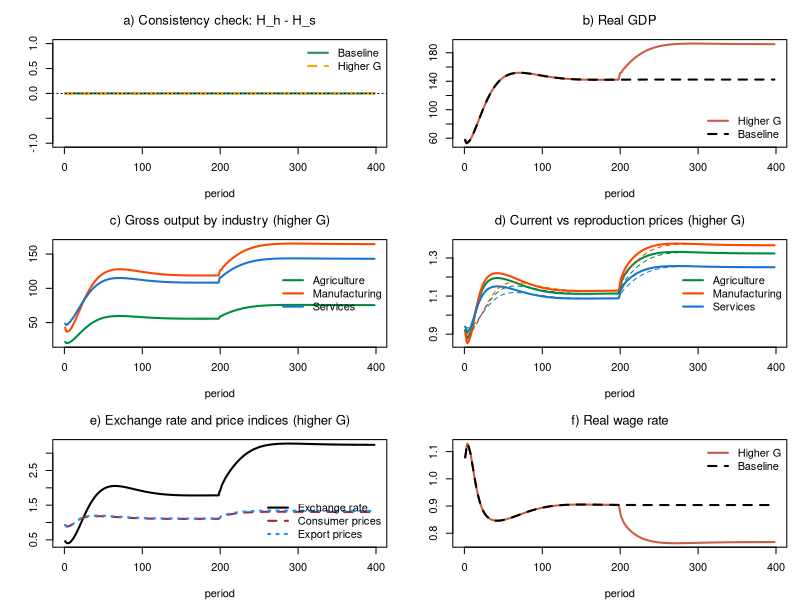

This chart was generated by the following R code:
# *************************************************************************
#  Model IO-OPENSBM, Sraffa-like prices (3 industries)
#  Model IO-OPENSBM with cost-plus (Sraffa-like) prices, imported inputs priced at the exchange rate
#  Sources: Godley & Lavoie, Monetary Economics, chapters 4, 7 and 12;
#           foreign-sector set-up as in the OPENSIMPLEST model;
#           IO treatment of trade and price equations as in Canelli et al. (2026)
#  Author: Marco Veronese Passarella
#  Last change: 20/11/2026
# *************************************************************************

# Clear environment
rm(list = ls(all = TRUE))

# Set model parameters ####
nPeriods    <- 400         # Periods (longer: the price-exchange-rate loop converges slowly)
nScenarios  <- 2           # 1 baseline, 2 higher government spending
shockStart  <- 201         # Period at which the shock hits
alpha10     <- 0.68        # Propensity to consume out of disposable income: autonomous component
alpha11     <- 4           # Propensity to consume out of disposable income: sensitivity to the interest rate
alpha2      <- 0.1         # Propensity to consume out of wealth
lambda10    <- 0.15        # Portfolio: autonomous share of domestic bills
lambda11    <- 1           # Portfolio: sensitivity of domestic bills to domestic rate
lambda12    <- 1           # Portfolio: sensitivity of domestic bills to foreign rate
lambda20    <- 0.1         # Portfolio: autonomous share of foreign bills
lambda21    <- 1           # Portfolio: sensitivity of foreign bills to domestic rate (= lambda12)
lambda22    <- 1           # Portfolio: sensitivity of foreign bills to foreign rate
lambdac     <- 0.2         # Cash to (lagged) consumption ratio
theta       <- 0.2         # Average tax rate on income
delta       <- 0.1         # Depreciation rate
gamma       <- 0.1         # Speed of adjustment of capital to its target
kappaj      <- c(0.8, 1.3, 0.3)       # Target capital-gross output ratios by industry (agriculture, manufacturing, services)

# Input-output parameters ####
nIndustries <- 3           # Industries (agriculture, manufacturing, services)
pr          <- c(3.5, 5, 2.2)         # Labour productivity by industry
betaC       <- c(0.15, 0.35, 0.50)    # Consumption shares by industry
betaI       <- c(0.20, 0.50, 0.30)    # Investment shares by industry
betaG       <- c(0.10, 0.30, 0.60)    # Government spending shares by industry
chi         <- c(0.20, 0.60, 0.20)    # Export shares by industry
psiC        <- c(0.20, 0.40, 0.05)    # Import content of consumption by industry
psiI        <- c(0.10, 0.40, 0.05)    # Import content of investment by industry
psiG        <- c(0.05, 0.10, 0.02)    # Import content of government spending by industry
A  <- matrix(c(0.11, 0.12, 0.10,      # Domestic technical coefficients
               0.21, 0.22, 0.20,      # (row: supplying industry; column: using industry)
               0.15, 0.18, 0.10), nrow = nIndustries, byrow = TRUE)
Am <- matrix(c(0.01, 0.005, 0.005,    # Imported input coefficients
               0.02, 0.03,  0.01,
               0.005, 0.005, 0.01), nrow = nIndustries, byrow = TRUE)
Leontief <- solve(diag(nIndustries) - A)   # (I - A)^-1, computed once (A is constant)
wbar        <- 1           # Nominal wage rate (uniform across industries)
mup0        <- c(0.3, 0.4, 0.3)       # Normal mark-ups on intermediate costs by industry
mup1        <- 0.2         # Sensitivity of mark-ups to the gap between actual and normal output
phiN        <- 0.1         # Speed of adjustment of normal output to actual output
pf          <- c(1, 1, 1)             # Foreign prices of imported goods (foreign currency)
lab         <- 1 / pr                 # Labour coefficients by industry
MkN         <- diag((1 + kappaj * delta) * (1 + mup0))  # Normal mark-up factors (incl. capital-cost component)
p0 <- as.vector((t(pf) %*% Am %*% MkN + wbar * lab) %*% solve(diag(nIndustries) - A %*% MkN))  # Base-period prices, used to normalise
eps0        <- log(0.1)    # Export equation: constant
eps1        <- 0.8         # Export equation: elasticity to relative prices
eps2        <- 1           # Export equation: elasticity to foreign income
mu0         <- log(0.2)    # Import equation: constant (m = 0.2*y when xr = 1)
mu1         <- 0.8         # Import equation: elasticity to relative prices
mu2         <- 1           # Import equation: elasticity to domestic income
Gbase       <- 20          # Real government spending (baseline)
Gshock      <- 25          # Real government spending (scenario 2)
psi         <- 1           # Fiscal rule: share of the extra interest bill offset by lower spending
rbar        <- 0.02        # Fiscal rule: reference interest rate
phixr       <- 3           # Speed of exchange-rate adjustment to the current account
maxIter     <- 1000        # Maximum number of iterations per period
tol         <- 1e-12       # Convergence tolerance

# Create the variables as matrices [scenario, period], all starting at zero ####

# A) Households
YD    <- matrix(0, nScenarios, nPeriods)  # Disposable income (regular)
CG    <- matrix(0, nScenarios, nPeriods)  # Capital gains on foreign bills
C     <- matrix(0, nScenarios, nPeriods)  # Consumption (nominal)
alpha1<- matrix(0, nScenarios, nPeriods)  # Propensity to consume out of disposable income
Cr    <- matrix(0, nScenarios, nPeriods)  # Consumption (real)
V     <- matrix(0, nScenarios, nPeriods)  # Net wealth
H_h   <- matrix(0, nScenarios, nPeriods)  # Cash held by households
B_h   <- matrix(0, nScenarios, nPeriods)  # Domestic bills held by households
BF_h  <- matrix(0, nScenarios, nPeriods)  # Foreign bills held by households (foreign currency)
M_h   <- matrix(0, nScenarios, nPeriods)  # Bank deposits held by households

# B) Firms
Y     <- matrix(0, nScenarios, nPeriods)  # GDP (nominal)
Yr    <- matrix(0, nScenarios, nPeriods)  # GDP (real)
WB    <- matrix(0, nScenarios, nPeriods)  # Wage bill
FD    <- matrix(0, nScenarios, nPeriods)  # Distributed profits of firms
N     <- matrix(0, nScenarios, nPeriods)  # Employment
I     <- matrix(0, nScenarios, nPeriods)  # Gross investment (nominal)
Ir    <- matrix(0, nScenarios, nPeriods)  # Gross investment (real)
K     <- matrix(0, nScenarios, nPeriods)  # Capital stock (real)
KT    <- matrix(0, nScenarios, nPeriods)  # Target capital stock (real)
DA    <- matrix(0, nScenarios, nPeriods)  # Depreciation (real)
AF    <- matrix(0, nScenarios, nPeriods)  # Amortisation funds (nominal)
L_d   <- matrix(0, nScenarios, nPeriods)  # Demand for bank loans

# Industry-level variables as arrays [scenario, period, industry] ####
d     <- array(0, dim = c(nScenarios, nPeriods, nIndustries))  # Final demand (domestic + imported)
d_pat <- array(0, dim = c(nScenarios, nPeriods, nIndustries))  # Import content of final demand (pattern)
d_im  <- array(0, dim = c(nScenarios, nPeriods, nIndustries))  # Final demand met by imports
d_dom <- array(0, dim = c(nScenarios, nPeriods, nIndustries))  # Final demand met by domestic production
x     <- array(0, dim = c(nScenarios, nPeriods, nIndustries))  # Gross output
im_int<- array(0, dim = c(nScenarios, nPeriods, nIndustries))  # Intermediate imports
Nz    <- array(0, dim = c(nScenarios, nPeriods, nIndustries))  # Employment by industry
p     <- array(1, dim = c(nScenarios, nPeriods, nIndustries))  # Current unit prices (normalised)
pS    <- array(1, dim = c(nScenarios, nPeriods, nIndustries))  # Reproduction (Sraffa) prices (normalised)
mup   <- array(0, dim = c(nScenarios, nPeriods, nIndustries))  # Current mark-ups
xN    <- array(0, dim = c(nScenarios, nPeriods, nIndustries))  # Normal (potential) output

# Price indices ####
p_c   <- matrix(1, nScenarios, nPeriods)  # Consumer price index
p_i   <- matrix(1, nScenarios, nPeriods)  # Price of investment goods
p_g   <- matrix(1, nScenarios, nPeriods)  # Price of government purchases
p_x   <- matrix(1, nScenarios, nPeriods)  # Export price
p_m   <- matrix(1, nScenarios, nPeriods)  # Import price (domestic currency)
p_y   <- matrix(1, nScenarios, nPeriods)  # GDP deflator

# C) Banks
L_s   <- matrix(0, nScenarios, nPeriods)  # Supply of bank loans
M_s   <- matrix(0, nScenarios, nPeriods)  # Supply of bank deposits
B_b   <- matrix(0, nScenarios, nPeriods)  # Bills held by banks (if < 0, CB advances)
FB    <- matrix(0, nScenarios, nPeriods)  # Bank profits (distributed to households)

# D) Government and central bank
TAX   <- matrix(0, nScenarios, nPeriods)  # Taxes
PSBR  <- matrix(0, nScenarios, nPeriods)  # Public sector borrowing requirement
B_s   <- matrix(0, nScenarios, nPeriods)  # Domestic bills supplied by government
B_cb  <- matrix(0, nScenarios, nPeriods)  # Domestic bills held by central bank
F_cb  <- matrix(0, nScenarios, nPeriods)  # Central bank profits
H_s   <- matrix(0, nScenarios, nPeriods)  # Cash supplied by central bank

# E) Rest of the World
X     <- matrix(0, nScenarios, nPeriods)  # Exports (nominal)
Xr    <- matrix(0, nScenarios, nPeriods)  # Exports (real)
IM    <- matrix(0, nScenarios, nPeriods)  # Imports (nominal)
IMr   <- matrix(0, nScenarios, nPeriods)  # Imports (real)
TB    <- matrix(0, nScenarios, nPeriods)  # Trade balance
CA    <- matrix(0, nScenarios, nPeriods)  # Current account
NETFA <- matrix(0, nScenarios, nPeriods)  # Net foreign assets of domestic economy
B_w   <- matrix(0, nScenarios, nPeriods)  # Domestic bills held by RoW

# Exogenous variables as matrices (so they can take scenario-specific shocks) ####
Gr0 <- matrix(Gbase, nScenarios, nPeriods)  # Real government spending, exogenous component
Gr  <- matrix(Gbase, nScenarios, nPeriods)  # Real government spending
G   <- matrix(0,     nScenarios, nPeriods)  # Nominal government spending
rb  <- matrix(0.02,  nScenarios, nPeriods)  # Interest rate on domestic bills (policy rate)
rm  <- matrix(0.02,  nScenarios, nPeriods)  # Interest rate on deposits
rl  <- matrix(0.02,  nScenarios, nPeriods)  # Interest rate on loans
rw  <- matrix(0.02,  nScenarios, nPeriods)  # Interest rate on foreign bills
yw  <- matrix(200,   nScenarios, nPeriods)  # Foreign income
xr  <- matrix(1,     nScenarios, nPeriods)  # Nominal exchange rate (domestic price of foreign currency), flexible

# Loop over scenarios ####
for (j in 1:nScenarios) {

  # Time loop
  for (i in 2:nPeriods) {

    # Shocks ####
    if (i >= shockStart && j == 2) Gr0[j, i] <- Gshock        # higher government spending

    # Solve the SIMULTANEOUS equations by iteration
    for (iter in 1:maxIter) {
      check0 <- c(Y[j, i], V[j, i], p_c[j, i], xr[j, i])    # Values at the previous iteration

      # A) HOUSEHOLDS ####
      YD[j, i]   = WB[j, i] + FD[j, i] - TAX[j, i] +
        rb[j, i - 1] * B_h[j, i - 1] + rm[j, i - 1] * M_h[j, i - 1] +
        rw[j, i - 1] * BF_h[j, i - 1] * xr[j, i] + FB[j, i]                  # Disposable income (1)
      CG[j, i]   = (xr[j, i] - xr[j, i - 1]) * BF_h[j, i - 1]               # Capital gains (2)
      TAX[j, i]  = theta * (WB[j, i] + FD[j, i] + FB[j, i] + rb[j, i - 1] * B_h[j, i - 1] + rm[j, i - 1] * M_h[j, i - 1] +
        rw[j, i - 1] * BF_h[j, i - 1] * xr[j, i])                            # Taxes on household income (3)
      V[j, i]    = V[j, i - 1] + (YD[j, i] - C[j, i]) + CG[j, i]                # Wealth accumulation (4)
      alpha1[j, i] = alpha10 - alpha11 * rb[j, i - 1]               # Propensity to consume and interest rate (5)
      Cr[j, i]   = alpha1[j, i] * YD[j, i] / p_c[j, i] +
        alpha2 * V[j, i - 1] / p_c[j, i]                                   # Consumption, real (6)
      C[j, i]    = p_c[j, i] * Cr[j, i]                                     # Consumption, nominal (7)
      H_h[j, i]  = lambdac * C[j, i - 1]                                    # Cash for transactions (8)
      B_h[j, i]  = V[j, i] * (lambda10 + lambda11 * rb[j, i] - lambda12 * rw[j, i])          # Domestic bills (9)
      BF_h[j, i] = (V[j, i] / xr[j, i]) * (lambda20 - lambda21 * rb[j, i] + lambda22 * rw[j, i]) # Foreign bills (10)
      M_h[j, i]  = V[j, i] - H_h[j, i] - B_h[j, i] - BF_h[j, i] * xr[j, i]  # Deposits as buffer stock (11)

      # B) FIRMS ####
      G[j, i]    = p_g[j, i] * Gr[j, i]                                     # Government spending, nominal (12)
      Y[j, i]    = C[j, i] + I[j, i] + G[j, i] + X[j, i] - IM[j, i]         # GDP, nominal (13)
      Yr[j, i]   = Cr[j, i] + Ir[j, i] + Gr[j, i] + Xr[j, i] - IMr[j, i]    # GDP, real (14)
      p_y[j, i]  = ifelse(Yr[j, i] > 0, Y[j, i] / Yr[j, i], 1)              # GDP deflator (15)
      N[j, i]    = sum(Nz[j, i, ])                                          # Employment (16)
      WB[j, i]   = wbar * N[j, i]                                           # Wage bill (17)
      FD[j, i]   = Y[j, i] - WB[j, i] - AF[j, i] - rl[j, i - 1] * L_d[j, i - 1]  # Profits = residual, all distributed (18)
      KT[j, i]   = sum(kappaj * x[j, i - 1, ])                         # Target capital (19)
      DA[j, i]   = delta * K[j, i - 1]                                      # Depreciation, real (20)
      AF[j, i]   = p_i[j, i] * DA[j, i]                                     # Amortisation funds at replacement cost (21)
      Ir[j, i]   = gamma * (KT[j, i] - K[j, i - 1]) + DA[j, i]              # Gross investment, real (22)
      I[j, i]    = p_i[j, i] * Ir[j, i]                                     # Gross investment, nominal (23)
      K[j, i]    = K[j, i - 1] + Ir[j, i] - DA[j, i]                        # Capital accumulation (24)
      L_d[j, i]  = L_d[j, i - 1] + I[j, i] - AF[j, i]                       # Loans fund net investment   (25)

      # INDUSTRIAL STRUCTURE (real terms) ####
      d[j, i, ]     = betaC * Cr[j, i] + betaI * Ir[j, i] + betaG * Gr[j, i] + chi * Xr[j, i]  # Final demand by industry (26)
      d_pat[j, i, ] = psiC * betaC * Cr[j, i] + psiI * betaI * Ir[j, i] + psiG * betaG * Gr[j, i]  # Import content of final demand (27)
      d_dom[j, i, ] = d[j, i, ] - d_im[j, i, ]                              # Domestic final demand (28)
      x[j, i, ]     = Leontief %*% d_dom[j, i, ]                            # Gross output (29)
      im_int[j, i, ] = Am %*% x[j, i, ]                                     # Intermediate imports (30)
      d_im[j, i, ]  = d_pat[j, i, ] * (IMr[j, i] - sum(im_int[j, i, ])) / sum(d_pat[j, i, ])  # Final imports = residual (31)
      Nz[j, i, ]    = x[j, i, ] * lab                                       # Employment by industry (32)
      
      # PRICES ####
      xN[j, i, ] = if (i < 3) x[j, i, ] else xN[j, i - 1, ] + phiN * (x[j, i - 1, ] - xN[j, i - 1, ])  # Normal output (33)
      mup[j, i, ] = if (i < 3) mup0 else mup0 + mup1 * (x[j, i - 1, ] / xN[j, i - 1, ] - 1)  # Current mark-ups (34)
      pS[j, i, ] = as.vector((xr[j, i] * t(pf) %*% Am %*% MkN + wbar * lab) %*%
                               solve(diag(nIndustries) - A %*% MkN)) / p0    # Reproduction prices, normalised (35)
      p[j, i, ]  = as.vector((xr[j, i] * t(pf) %*% Am %*% diag((1 + kappaj * delta) * (1 + mup[j, i, ])) + wbar * lab) %*%
                               solve(diag(nIndustries) - A %*% diag((1 + kappaj * delta) * (1 + mup[j, i, ])))) / p0  # Current prices, normalised (36)
      p_c[j, i]  = sum(p[j, i, ] * betaC)                                   # Consumer price index (37)
      p_i[j, i]  = sum(p[j, i, ] * betaI)                                   # Price of investment goods (38)
      p_g[j, i]  = sum(p[j, i, ] * betaG)                                   # Price of government purchases (39)
      p_x[j, i]  = sum(p[j, i, ] * chi)                                     # Export price (40)
      p_m[j, i]  = xr[j, i] * ifelse(IMr[j, i] > 0, sum(pf * (im_int[j, i, ] + d_im[j, i, ])) / IMr[j, i], 1)  # Import price (41)
      
      # C) BANKS ####
      L_s[j, i]  = L_s[j, i - 1] + (L_d[j, i] - L_d[j, i - 1])              # Loans supplied on demand (42)
      M_s[j, i]  = M_s[j, i - 1] + (L_s[j, i] - L_s[j, i - 1])              # Loans create deposits (43)
      B_b[j, i]  = M_h[j, i] - M_s[j, i]                                    # Bills held by banks (44)
      FB[j, i]   = rl[j, i - 1] * L_s[j, i - 1] + rb[j, i - 1] * B_b[j, i - 1] -
        rm[j, i - 1] * M_h[j, i - 1]                                         # Bank profits (45)

      # D) GOVERNMENT AND CENTRAL BANK ####
      F_cb[j, i] = rb[j, i - 1] * B_cb[j, i - 1]                            # Central bank profits (46)
      Gr[j, i]   = Gr0[j, i] - psi * (rb[j, i - 1] - rbar) * B_s[j, i - 1] / p_g[j, i]  # Fiscal rule (real spending) (47)
      PSBR[j, i] = G[j, i] + rb[j, i - 1] * B_s[j, i - 1] - TAX[j, i] - F_cb[j, i] # Borrowing requirement (48)
      B_s[j, i]  = B_s[j, i - 1] + PSBR[j, i]                               # Supply of domestic bills (49)
      B_cb[j, i] = B_s[j, i] - B_h[j, i] - B_b[j, i] - B_w[j, i]            # Central bank residual (50)
      H_s[j, i]  = H_s[j, i - 1] + (B_cb[j, i] - B_cb[j, i - 1])            # Supply of cash (51)

      # E) REST OF THE WORLD ####
      Xr[j, i]   = exp(eps0 + eps1 * log(p_m[j, i - 1] / p_x[j, i - 1]) + eps2 * log(yw[j, i]))  # Exports, real (52)
      IMr[j, i]  = exp(mu0 - mu1 * log(p_m[j, i - 1] / p_y[j, i - 1]) + mu2 * log(Yr[j, i]))  # Imports, real (53)
      X[j, i]    = p_x[j, i] * Xr[j, i]                                     # Exports, nominal (54)
      IM[j, i]   = p_m[j, i] * IMr[j, i]                                    # Imports, nominal (55)
      TB[j, i]   = X[j, i] - IM[j, i]                                       # Trade balance (56)
      CA[j, i]   = TB[j, i] + rw[j, i - 1] * BF_h[j, i - 1] * xr[j, i] -
        rb[j, i - 1] * B_w[j, i - 1]                                         # Current account (57)
      NETFA[j, i]= NETFA[j, i - 1] + CA[j, i] + CG[j, i]                    # Net foreign assets (58)
      B_w[j, i]  = BF_h[j, i] * xr[j, i] - NETFA[j, i]                      # Domestic bills held by RoW (59)
      xr[j, i]   = xr[j, i - 1] * exp(-phixr * CA[j, i] / max(Y[j, i], 1))  # Flexible exchange rate (60)

      # Stop when the solution no longer changes (convergence) ####
      if (max(abs(c(Y[j, i], V[j, i], p_c[j, i], xr[j, i]) - check0)) < tol) break
    }
  }
}

# Display the results ####
sfcGap <- max(abs(H_h[, 2:nPeriods] - H_s[, 2:nPeriods]))     # Hidden equation: H_h = H_s
cat(" ******************************")
cat("\n Industries =", nIndustries)
cat("\n Max |H_h - H_s| =", sfcGap)
cat("\n Min final imports by industry =", round(min(d_im[, 3:nPeriods, ]), 3))
cat("\n ******************************")
cat("\n Values at period", nPeriods, "(baseline | higher G): \n Y (nominal) =",
    round(Y[1, nPeriods], 2), "|", round(Y[2, nPeriods], 2),
    "\n Y (real) =", round(Yr[1, nPeriods], 2), "|", round(Yr[2, nPeriods], 2),
    "\n p =", round(p[1, nPeriods, ], 3), "|", round(p[2, nPeriods, ], 3),
    "\n p_c =", round(p_c[1, nPeriods], 3), "|", round(p_c[2, nPeriods], 3),
    "\n xr =", round(xr[1, nPeriods], 3), "|", round(xr[2, nPeriods], 3),
    "\n FD / Y =", round(FD[1, nPeriods] / Y[1, nPeriods], 3), "|", round(FD[2, nPeriods] / Y[2, nPeriods], 3))
cat("\n ******************************")

# Plot the results ####
indCol <- c("springgreen4", "orangered", "dodgerblue3")   # Industry colours
indLab <- c("Agriculture", "Manufacturing", "Services")   # Industry names
per    <- 3:nPeriods                                       # Periods shown

op = par(mfrow = c(3, 2), mar = c(4, 4, 3, 1))

# a) Consistency check (both scenarios): H_h - H_s should hug zero
plot(H_h[1, per] - H_s[1, per], type = "l", col = "seagreen", lwd = 2,
     font.main = 1, main = "a) Consistency check: H_h - H_s", xlab = "period", ylab = "",
     ylim = range(-1, 1))
lines(H_h[2, per] - H_s[2, per], col = "orange", lwd = 2, lty = 2)
abline(h = 0, lty = 3)
legend("topright", c("Baseline", "Higher G"), col = c("seagreen", "orange"),
       lwd = 2, lty = c(1, 2), bty = "n")

# b) Real GDP: baseline vs higher government spending
plot(Yr[2, per], type = "l", col = "coral3", lwd = 2, font.main = 1,
     main = "b) Real GDP", xlab = "period", ylab = "", ylim = range(Yr[, per]))
lines(Yr[1, per], col = "black", lwd = 2, lty = 2)
legend("bottomright", c("Higher G", "Baseline"), col = c("coral3", "black"),
       lwd = 2, lty = c(1, 2), bty = "n")

# c) Gross output by industry (higher G)
matplot(x[2, per, ], type = "l", lty = 1, lwd = 2, col = indCol, font.main = 1,
        main = "c) Gross output by industry (higher G)", xlab = "period", ylab = "")
legend("right", indLab, col = indCol, lwd = 2, bty = "n")

# d) Current (solid) and reproduction (dashed) prices by industry (higher G)
matplot(p[2, per, ], type = "l", lty = 1, lwd = 2, col = indCol, font.main = 1,
        main = "d) Current vs reproduction prices (higher G)", xlab = "period", ylab = "",
        ylim = range(p[2, per, ], pS[2, per, ]))
matlines(pS[2, per, ], lty = 2, lwd = 1, col = indCol)
legend("right", indLab, col = indCol, lwd = 2, bty = "n")

# e) Exchange rate and consumer prices (higher G)
plot(xr[2, per], type = "l", col = "black", lwd = 2, font.main = 1,
     main = "e) Exchange rate and price indices (higher G)", xlab = "period", ylab = "",
     ylim = range(xr[2, per], p_c[2, per], p_x[2, per]))
lines(p_c[2, per], col = "brown", lwd = 2, lty = 2)
lines(p_x[2, per], col = "dodgerblue", lwd = 2, lty = 3)
legend("bottomright", c("Exchange rate", "Consumer prices", "Export prices"),
       col = c("black", "brown", "dodgerblue"), lwd = 2, lty = 1:3, bty = "n")

# f) Real wage
plot(wbar / p_c[2, per], type = "l", col = "coral3", lwd = 2, font.main = 1,
     main = "f) Real wage rate", xlab = "period", ylab = "",
     ylim = range(wbar / p_c[, per]))
lines(wbar / p_c[1, per], col = "black", lwd = 2, lty = 2)
legend("topright", c("Higher G", "Baseline"), col = c("coral3", "black"),
       lwd = 2, lty = c(1, 2), bty = "n")

par(op)
